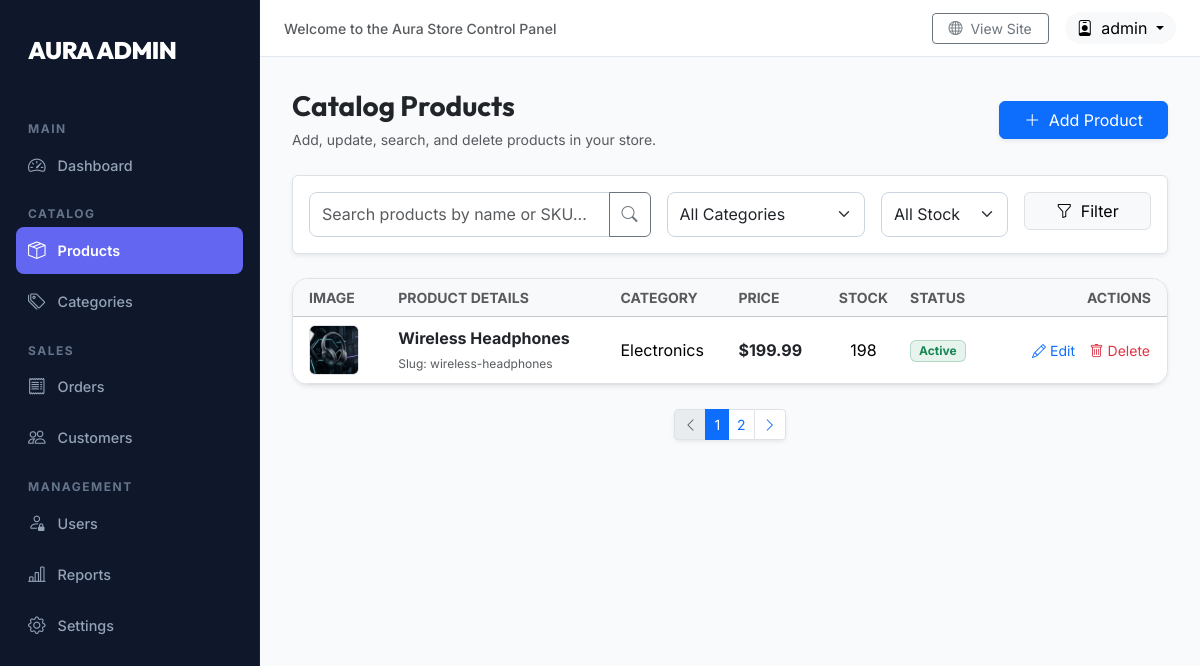
The page /dashboard/products/ (signed in) on the database its author committed.
### products/models.py (models this page shows, shortened)
class Product(models.Model):
    category = models.ForeignKey(Category, related_name='products', on_delete=models.CASCADE)
    name = models.CharField(max_length=200)
    slug = models.SlugField(unique=True)
    description = models.TextField(blank=True)
    price = models.DecimalField(max_digits=10, decimal_places=2)
    image = models.ImageField(upload_to='products/%Y/%m/%d', blank=True)
    stock_quantity = models.PositiveIntegerField(default=0)
    created_date = models.DateTimeField(auto_now_add=True)
    updated_date = models.DateTimeField(auto_now=True)
    is_active = models.BooleanField(default=True)

class Category(models.Model):
    name = models.CharField(max_length=200)
    slug = models.SlugField(unique=True)
    description = models.TextField(blank=True)
    class Meta:
        verbose_name_plural = 'categories'

### dashboard/views.py (the view)
# urls.py: path('products/', views.products_view, name='products'),
@staff_member_required(login_url='users:admin_login')
def products_view(request):
    products = Product.objects.all()
    categories = Category.objects.all()
    return render(request, 'dashboard/products.html', {
        'products': products,
        'categories': categories,
        'active_menu': 'products'
    })

### cart/context_processors.py (called while the page is built)
def cart(request):
    return {'cart': Cart(request)}

### templates/dashboard/products.html (shortened to what this page needs)
{% extends 'dashboard/base.html' %}
{% load static %}
{% block content %}
<div class="d-flex justify-content-between align-items-center mb-4">
    <div>
        <h1 class="h3 mb-1 fw-bold text-dark" style="font-family: 'Outfit', sans-serif;">Catalog Products</h1>
        <span class="text-muted small">Add, update, search, and delete products in your store.</span>
    </div>
    <button class="btn btn-primary shadow-sm px-4" data-bs-toggle="modal" data-bs-target="#addProductModal">
        <i class="bi bi-plus-lg me-1"></i> Add Product
    </button>
</div>
<div class="card p-3 border shadow-sm bg-white mb-4">
    <div class="row g-3">
        <div class="col-md-5">
            <div class="input-group">
                <input type="text" class="form-control" placeholder="Search products by name or SKU...">
                <button class="btn btn-outline-secondary" type="button"><i class="bi bi-search"></i></button>
            </div>
        </div>
        <div class="col-md-3">
            <select class="form-select">
                <option selected>All Categories</option>
            </select>
        </div>
        <div class="col-md-2">
            <select class="form-select">
                <option selected>All Stock</option>
            </select>
        </div>
        <div class="col-md-2">
            <button class="btn btn-light border w-100"><i class="bi bi-funnel me-1"></i> Filter</button>
        </div>
    </div>
</div>
<div class="table-card border shadow-sm bg-white">
    <div class="table-responsive">
        <table class="table table-hover align-middle mb-0">
            <thead>
                <tr class="table-light">
                    <th scope="col" class="text-muted text-uppercase small px-3">Image</th>
                    <th scope="col" class="text-muted text-uppercase small">Product Details</th>
                    <th scope="col" class="text-muted text-uppercase small">Category</th>
                    <th scope="col" class="text-muted text-uppercase small">Price</th>
                    <th scope="col" class="text-muted text-uppercase small text-center">Stock</th>
                    <th scope="col" class="text-muted text-uppercase small">Status</th>
                    <th scope="col" class="text-muted text-uppercase small text-end px-3">Actions</th>
                </tr>
            </thead>
            <tbody>
                {% for product in products %}
                <tr>
                    <td class="px-3">
                        {% if product.image %}
                            <img src="{{ product.image.url }}" alt="{{ product.name }}" class="rounded border bg-light" style="width: 50px; height: 50px; object-fit: contain;">
                        {% else %}
                            <div class="bg-light rounded border d-flex align-items-center justify-content-center text-muted fw-bold small" style="width: 50px; height: 50px;">AURA</div>
                        {% endif %}
                    </td>
                    <td>
                        <div class="fw-bold text-dark mb-0">{{ product.name }}</div>
                        <span class="text-muted small" style="font-size: 0.75rem;">Slug: {{ product.slug }}</span>
                    </td>
                    <td>{{ product.category.name }}</td>
                    <td class="fw-bold text-dark">${{ product.price }}</td>
                    <td class="text-center">{{ product.stock_quantity }}</td>
                    <td>
                        {% if product.stock_quantity > 0 %}
                            <span class="badge bg-success bg-opacity-10 text-success border border-success border-opacity-25 px-2 py-1 small rounded">Active</span>
                        {% else %}
                            <span class="badge bg-danger bg-opacity-10 text-danger border border-danger border-opacity-25 px-2 py-1 small rounded">Out of Stock</span>
                        {% endif %}
                    </td>
                    <td class="text-end px-3">
                        <button class="btn btn-sm btn-link text-primary text-decoration-none p-0 me-2" data-bs-toggle="modal" data-bs-target="#editProductModal" onclick="populateEditModal('{{ product.id }}', '{{ product.name|escapejs }}', '{{ product.slug|escapejs }}', '{{ product.category.id }}', '{{ product.price }}', '{{ product.stock_quantity }}', '{{ product.description|escapejs }}')"><i class="bi bi-pencil me-1"></i>Edit</button>
                        <button class="btn btn-sm btn-link text-danger text-decoration-none p-0" data-bs-toggle="modal" data-bs-target="#deleteProductModal" onclick="setDeleteProduct('{{ product.id }}', '{{ product.name|escapejs }}')"><i class="bi bi-trash me-1"></i>Delete</button>
                    </td>
                </tr>
                {% empty %}
                <tr>
                    <td colspan="7" class="text-center py-4 text-muted">No products found in the catalog.</td>
                </tr>
                {% endfor %}
            </tbody>
        </table>
    </div>
</div>
<nav class="mt-4 d-flex justify-content-center">
    <ul class="pagination pagination-sm shadow-sm rounded">
        <li class="page-item disabled"><a class="page-link" href="#"><i class="bi bi-chevron-left"></i></a></li>
        <li class="page-item active"><a class="page-link" href="#">1</a></li>
        <li class="page-item"><a class="page-link" href="#">2</a></li>
        <li class="page-item"><a class="page-link" href="#"><i class="bi bi-chevron-right"></i></a></li>
    </ul>
</nav>
{% endblock %}

### templates/dashboard/base.html (shortened to what this page needs)
<!DOCTYPE html>
<html lang="en">
<head>
    <link href="https://cdn.jsdelivr.net/npm/bootstrap@5.3.3/dist/css/bootstrap.min.css" rel="stylesheet">
    <link href="https://cdn.jsdelivr.net/npm/bootstrap-icons@1.11.3/font/bootstrap-icons.min.css" rel="stylesheet">
</head>
<body>
    <div class="sidebar" id="sidebarMenu">
        <a href="{% url 'dashboard:index' %}" class="sidebar-brand brand-title">AURA ADMIN</a>
        <div class="sidebar-menu-title">Main</div>
        <a href="{% url 'dashboard:index' %}" class="sidebar-link {% if active_menu == 'dashboard' %}active{% endif %}">
            <i class="bi bi-speedometer2"></i> Dashboard
        </a>
        <div class="sidebar-menu-title">Catalog</div>
        <a href="{% url 'dashboard:products' %}" class="sidebar-link {% if active_menu == 'products' %}active{% endif %}">
            <i class="bi bi-box-seam"></i> Products
        </a>
        <a href="{% url 'dashboard:categories' %}" class="sidebar-link {% if active_menu == 'categories' %}active{% endif %}">
            <i class="bi bi-tags"></i> Categories
        </a>
        <div class="sidebar-menu-title">Sales</div>
        <a href="{% url 'dashboard:orders' %}" class="sidebar-link {% if active_menu == 'orders' %}active{% endif %}">
            <i class="bi bi-receipt"></i> Orders
        </a>
        <a href="{% url 'dashboard:customers' %}" class="sidebar-link {% if active_menu == 'customers' %}active{% endif %}">
            <i class="bi bi-people"></i> Customers
        </a>
        <div class="sidebar-menu-title">Management</div>
        <a href="{% url 'dashboard:users' %}" class="sidebar-link {% if active_menu == 'users' %}active{% endif %}">
            <i class="bi bi-person-lock"></i> Users
        </a>
        <a href="{% url 'dashboard:reports' %}" class="sidebar-link {% if active_menu == 'reports' %}active{% endif %}">
            <i class="bi bi-bar-chart-line"></i> Reports
        </a>
        <a href="{% url 'dashboard:settings' %}" class="sidebar-link {% if active_menu == 'settings' %}active{% endif %}">
            <i class="bi bi-gear"></i> Settings
        </a>
    </div>
    <div class="main-wrapper" id="mainWrapper">
        <nav class="top-navbar d-flex align-items-center justify-content-between">
            <div class="d-flex align-items-center">
                <div class="d-none d-md-block">
                    <span class="text-muted small fw-medium">Welcome to the Aura Store Control Panel</span>
                </div>
            </div>
            <div class="d-flex align-items-center gap-3">
                <a href="/" class="btn btn-sm btn-outline-secondary px-3" target="_blank">
                    <i class="bi bi-globe me-1"></i> View Site
                </a>
                <div class="dropdown">
                    <button class="btn btn-light border-0 dropdown-toggle py-1 px-2.5 rounded-pill" type="button" id="adminDropdown" data-bs-toggle="dropdown" aria-expanded="false">
                        <i class="bi bi-person-badge me-1"></i> {{ user.username }}
                    </button>
                </div>
            </div>
        </nav>
        <div class="content-body">
            {% block content %}
            {% endblock %}
        </div>
    </div>
</body>
</html>

### templates/dashboard/base.html (style rules this page uses)
body { font-family: 'Inter', sans-serif; background-color: #f8fafc; color: #334155; overflow-x: hidden; }
h1, h2, h3, h4, h5, h6, .brand-title { font-family: 'Outfit', sans-serif; font-weight: 600; }
.sidebar { position: fixed; top: 0; bottom: 0; left: 0; z-index: 100; width: 260px; padding: 1.5rem 1rem; background-color: #0f172a; border-right: 1px solid rgba(255, 255, 255, 0.05); transition: all 0.3s ease; }
.sidebar-brand { font-weight: 850; font-size: 1.5rem; letter-spacing: -0.5px; color: #ffffff; margin-bottom: 2rem; padding: 0.5rem 0.75rem; display: block; text-decoration: none; }
.sidebar-menu-title { font-size: 0.75rem; font-weight: 700; text-transform: uppercase; letter-spacing: 1.5px; color: #64748b; padding: 0.75rem 0.75rem 0.25rem; }
.sidebar-link { display: flex; align-items: center; padding: 0.65rem 0.75rem; color: #94a3b8; font-weight: 500; font-size: 0.9rem; border-radius: 8px; text-decoration: none; transition: all 0.2s ease; margin-bottom: 0.25rem; }
.sidebar-link.active { background-color: #6366f1; color: #ffffff; font-weight: 600; }
.sidebar-link i { font-size: 1.1rem; margin-right: 0.75rem; }
.main-wrapper { margin-left: 260px; min-height: 100vh; display: flex; flex-direction: column; transition: all 0.3s ease; }
.top-navbar { background-color: rgba(255, 255, 255, 0.95); backdrop-filter: blur(8px); border-bottom: 1px solid #e2e8f0; padding: 0.75rem 1.5rem; position: sticky; top: 0; z-index: 90; }
.content-body { padding: 2rem; flex-grow: 1; }
.table-card { background: white; border: 1px solid #e2e8f0; border-radius: 16px; box-shadow: 0 4px 6px -1px rgba(0, 0, 0, 0.02), 0 10px 15px -3px rgba(0, 0, 0, 0.03); overflow: hidden; }
.form-control, .form-select { border-radius: 8px; padding: 0.6rem 0.75rem; border: 1px solid #cbd5e1; }

### rows shown on the page
Product: image (picture), name "Wireless Headphones", slug "wireless-headphones", category.name "Electronics", price "199.99", stock_quantity "198", shows "Active"

### other values the page prints
{{ user.username }} "admin"
